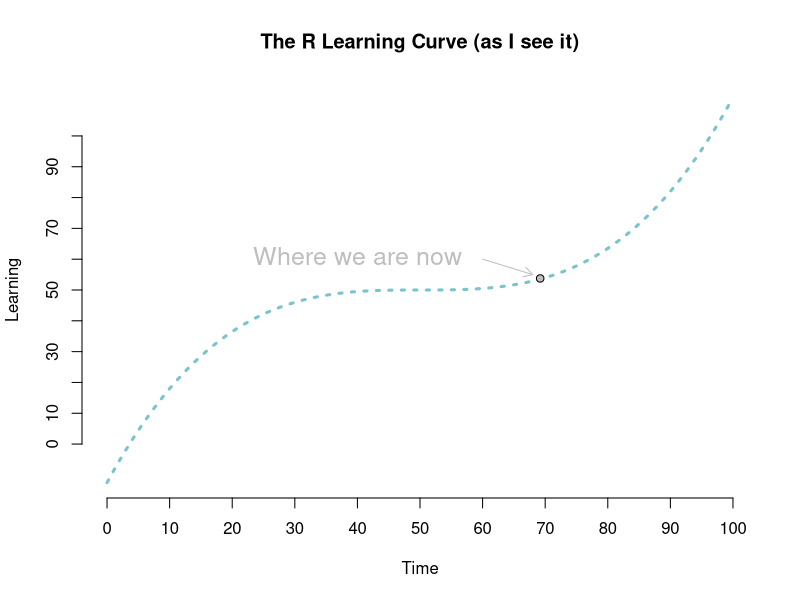

Reproduce this figure in R. (Note: this script raises an error after producing the figure.)
## ---- chunk 1
knitr::opts_knit$set(root.dir = "/Users/Daniel/Dropbox/Teaching/FSU_June16/")
## ---- chunk 2
curve(x^3, from = -50, to = 50, lty = 3, col = "cadetblue3", lwd = 3,
	axes = FALSE, xlab = "Time", ylab = "Learning", 
	main = "The R Learning Curve (as I see it)")
axis(1, at = seq(-50, 50, 10),  labels = seq(0, 100, 10))
axis(2, at = seq(-1e5, 1e5, 2e4),  labels = seq(0, 101, 10))
arrows(10, 2e4, 18, 1e4, col = "gray", length = 0.1)
text(-10, 22e3, "Where we are now", col = "gray", cex = 1.5)
points(19.2, 7500, pch = 21, col = "black", bg = "gray")
## ---- chunk 3
3 + 5 + 7
## ---- chunk 4
`+`(3, `+`(5, 7))
## ---- chunk 5
a <- 7
a
`<-`(a, 7)
a
## ---- chunk 6
a <- lm
data(mtcars)
summary( a(hp ~ drat + wt, data = mtcars) )
## ---- chunk 7
names(methods:::.BasicFunsList) # 198 primitive functions total
## ---- chunk 8
pol <- function(x, power) {
	z <- x^power
return(z)
}
## ---- chunk 9
pol(x = 2, power = 3)
## ---- chunk 10
pol(c(3, 5, 7), 9)
pol(c(7, 1, -5, 8), c(2, 3))
pol(c(8, 5), c(3, 5))
pol(8, c(5, 3, 2))
## ---- chunk 11
body(pol)
formals(pol)
## ---- chunk 12
environment(pol)
environment(lm)
formals(lm)
## ---- chunk 13
formals(sum)
body(sum)
environment(sum)
## ---- chunk 14

a <- 7; b <- 5

f <- function() {
	x <- 7 + a^2
return(x/b)
}

formals(f)
f()
## ---- chunk 15
stDev <- function(x) {	
	num <- sum( (x - mean(x))^2 )
	denom <- length(x) - 1

	std <- sqrt(num / denom)
return(std)
}
## ---- chunk 16
data(mtcars)
sd(mtcars$mpg); stDev(mtcars$mpg)
sd(mtcars$drat); stDev(mtcars$drat)
## ---- chunk 17
xbar <- function(x) {
	myMean <- sum(x)/length(x)
return(myMean)
}
## ---- chunk 18
xbar(mtcars$mpg); mean(mtcars$mpg)
## ---- chunk 19
xbar(mtcars$drat); mean(mtcars$drat)
## ---- chunk 20
xbar2 <- function(x) {
	y <- na.omit(x)
	myMean <- sum(y)/length(y)
return(myMean)
}
## ---- chunk 21
v <- mtcars$mpg

# Randomly set 10 values to missing
set.seed(101) # Seed for replicability
v[sample(v, 10)] <- NA
## ---- chunk 22
v
mean(v, na.rm = TRUE)
xbar2(v)
## ---- chunk 23
xbar3 <- function(x, miss = FALSE) {
	if(miss == FALSE) {
		myMean <- sum(x)/length(x)
	}
	else {
		y <- na.omit(x)
		myMean <- sum(y)/length(y)
	}
return(myMean)
}
## ---- chunk 24
xbar3(mtcars$mpg)
## ---- chunk 25
xbar3(v, miss = TRUE)
## ---- chunk 26
xbar3(v, 3)
## ---- chunk 27
xbar3 <- function(x, miss = FALSE) {
	if(miss == FALSE) {
		myMean <- sum(x)/length(x)
	}
	if(miss == TRUE) {
		y <- na.omit(x)
		myMean <- sum(y)/length(y)
	}
return(myMean)
}
## ---- chunk 28
xbar3(v, 3)
## ---- chunk 29
pol <- function(x, power) {
	z <- x^power
return(z)
}
## ---- chunk 30
pol(3, 4)
## ---- chunk 31
pol2 <- function(x, power) {
	x^power
}
## ---- chunk 32
pol2(3, 4)
## ---- chunk 33
pol <- function(x, power) x^power
## ---- chunk 34
pol(3,4)
## ---- chunk 35
d <- read.csv("./data/longley.csv")
head(d)
## ---- chunk 36
varNames <- names(d)
head(varNames)
length(varNames)
## ---- chunk 37
cbind(1:length(varNames), varNames)
## ---- chunk 38
nms <- function(d) {
  varNames <- names(d)
return(cbind(1:length(varNames), varNames))
}
data(sleepstudy, package = "lme4")
nms(sleepstudy)
## ---- chunk 39
nms <- function(d) {
	data.frame("VariableName" = names(d))
}
nms(sleepstudy)
## ---- chunk 40
sample(x = 1:6, size = 2, replace = TRUE)
## ---- chunk 41
replicate(100, sample(x = 1:6, size = 2, replace = TRUE))
## ---- chunk 42
t(replicate(100, sample(x = 1:6, size = 2, replace = TRUE)))
## ---- chunk 43
dice <- function(nsides, nrolls, ndice) {
	experiment <- t(replicate(nrolls, sample(1:nsides, ndice, replace = TRUE)))

return(experiment)
}
## ---- chunk 44
rolls <- dice(4, 1e5, 3)
rolls
## ---- chunk 45
xbar2 <- function(x) {
	y <- na.omit(x)
	
	if(length(y) != length(x)) {
		warning("Missing data removed")
	}

	myMean <- sum(y)/length(y)
return(myMean)
}
## ---- chunk 46
xbar2(v)
## ---- chunk 47
xbar <- function(x) {
	if(any(is.na(x))) {
		stop("Missing data present")
	}
	myMean <- sum(x)/length(x)
return(myMean)
}
## ---- chunk 48
xbar(v)
xbar(na.omit(v))
## ---- chunk 49
regPlot <- function(x, y, ...) {
	plot(x, y, ...)
	mod <- lm(y ~ x)
	abline(coef(mod)[1], coef(mod)[2], 
		col = "blue", lwd = 2, lty = 3)
}
## ---- chunk 50
regPlot(mtcars$wt, mtcars$hp)
## ---- chunk 51
regPlot <- function(x, y, ...) {
	plot(x, y, ...)
	mod <- lm(y ~ x)
	abline(coef(mod)[1], coef(mod)[2], 
		col = "blue", lwd = 2, lty = 3)
}
## ---- chunk 52
regPlot(mtcars$wt, mtcars$hp,
	xlim = c(0,7),
	ylim = c(0,350),
	xlab = "Weight",
	ylab = "Horsepower",
	main = "Regression Plot"
	)
## ---- chunk 53
d <- read.csv("./data/LSAT_theta.csv")
head(d)
## ---- chunk 54
d$raw <- rowSums(d[ ,1:5])
head(d)
## ---- chunk 55
regPlot(d$raw, d$z1)
## ---- chunk 56
d <- read.csv("./data/longley.csv")
mod <- lm(Employed ~ Population, 
			data = d)
class(mod)
print(mod)
## ---- chunk 57
class(mod) <- "data.frame"
print(mod)
## ---- chunk 58
mod$coefficients
## ---- chunk 59
dice <- function(nsides, nrolls, ndice) {
	experiment <- t(replicate(nrolls, sample(1:nsides, ndice, replace = TRUE)))

return(structure(experiment, class = "dice"))
}

rolls <- dice(4, 1e5, 3)
class(rolls)
## ---- chunk 60
plot.dice <- function(x) {
	tot <- rowSums(x)
	
	par(mfrow = c(2, 1), 
		oma = c(5, 4, 1, 0), # outer margins
		mar = c(0, 0, 1, 1)) # margins for each plot
	hist(tot, 
		main = "Histogram of Sum of Simulated Dice Rolls", 
		xlab = "Sum of each roll")
			abline(v = mean(tot), col = "red", lwd = 3)
			abline(v = mean(tot) - sd(tot), col = "gray", lwd = 2, lty = 2)
			abline(v = mean(tot) + sd(tot), col = "gray", lwd = 2, lty = 2)
	boxplot(tot, horizontal = TRUE, frame = FALSE)
}
## ---- chunk 61
plot(rolls)
## ---- chunk 62
regPlot <- function(x, y, lcol = "blue", 
        se = TRUE, secol = c(0, 0, 0.5, 0.2), ...) UseMethod("regPlot")
## ---- chunk 63
regPlot.default <- function(x, y, lcol = "blue", 
        se = TRUE, secol = c(0, 0, 0.5, 0.2), ...) {

  mod <- lm(y ~ x)
  nd <- data.frame(x = c(min(x, na.rm = TRUE) - sd(x, na.rm = TRUE),
               unique(x),
               max(x, na.rm = TRUE) + sd(x, na.rm = TRUE)))
  
  pred <- predict(mod, 
    newdata = nd, 
    se.fit = TRUE)
  
  plot(x, y, ...)
  abline(mod, col = lcol, lwd = 2)
  
  if(se == TRUE) {
    polygon(c(nd$x, rev(nd$x)), 
      c(pred$fit - (1.96 * pred$se.fit), 
        rev(pred$fit + (1.96 * pred$se.fit))),
    col = rgb(secol[1], secol[2], secol[3], secol[4]), border = NA)
  }
}
## ---- chunk 64
regPlot.lm <- function(mod, lcol = "blue", 
        se = TRUE, secol = c(0, 0, 0.5, 0.2), ...) {
  x <- mod$model[[2]]
  y <- mod$model[[1]]

  nd <- data.frame(x = c(min(x, na.rm = TRUE) - sd(x, na.rm = TRUE),
              unique(x),
              max(x, na.rm = TRUE) + sd(x, na.rm = TRUE)))
  names(nd) <- names(mod$model)[2]

  pred <- predict(mod, 
    newdata = nd, 
    se.fit = TRUE) 
  plot(x, y, ...)
  lines(nd[[1]], pred$fit, col = lcol)
  
  if(se == TRUE) {
    polygon(c(nd[[1]], rev(nd[[1]])), 
      c(pred$fit - (1.96 * pred$se.fit), 
        rev(pred$fit + (1.96 * pred$se.fit))),
    col = rgb(secol[1], secol[2], secol[3], secol[4]), border = NA)
  }
}
## ---- chunk 65
data(sleepstudy, package = "lme4")
regPlot(sleepstudy$Days, sleepstudy$Reaction)
## ---- chunk 66
test <- lm(Reaction ~ Days + 
            I(Days^2) + I(Days^3) + 
            I(Days^4), 
          data = sleepstudy)

regPlot(test, 
  xlab = "Days",
  ylab = "Reaction Time",
  main = "Overfit model")
## ---- chunk 67
catMean <- function(x, bin) {
	if(length(x) != length(bin)) {
		stop("Vectors are of different lengths")
	}

	l <- split(x, bin)
	means <- c(xbar(l[[1]]), xbar(l[[2]]))
	names(means) <- names(l)
return(means)
}
## ---- chunk 68
catMean(mtcars$mpg, mtcars$vs)
tapply(mtcars$mpg, mtcars$vs, mean)
## ---- chunk 69
catMean(mtcars$disp, mtcars$am)
tapply(mtcars$disp, mtcars$am, mean)
## ---- chunk 70
catMean(mtcars$disp, rep(c(0,1), 100))
## ---- chunk 71
fact <- as.factor(rep(
					c(rep("red", 3), "blue"), 
				  length.out = nrow(mtcars))
			)
catMean(mtcars$mpg, fact)
tapply(mtcars$mpg, fact, mean)
